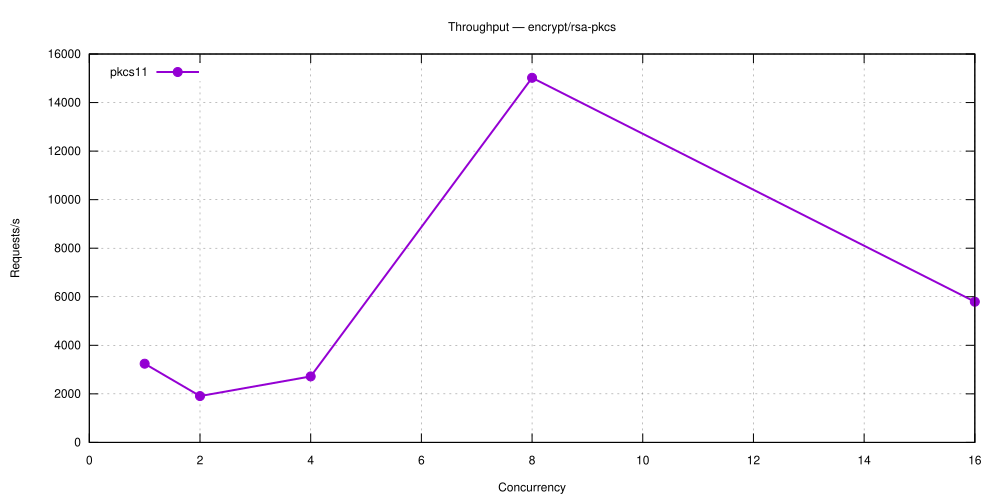

Write gnuplot code to recreate this figure.
set terminal svg size 1000,500 enhanced font 'Helvetica,12'
set output 'encrypt_rsa-pkcs.svg'
set title 'Throughput — encrypt/rsa-pkcs'
set grid
set xlabel 'Concurrency'
set ylabel 'Requests/s'
set key top left
plot 'encrypt_rsa-pkcs-5.28.0-pkcs11.dat' using 1:2 with linespoints lw 2 pt 7 title 'pkcs11'
